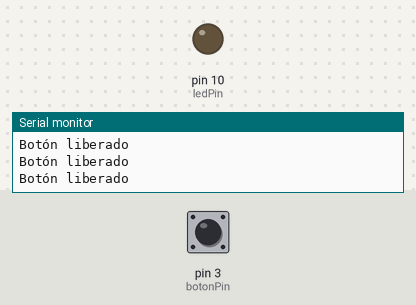
Bench run of a sketch on a simulated Arduino Uno, built with avr-gcc and run on an emulated ATmega328P. Parts: output pins drawn as LEDs (lit = HIGH), the last lines printed to the serial monitor. Dashed ring = blinking. Inputs (shaded band) come from the test bench; at power-on: pin 3 (botonPin) LOW.

Above: at 1.8 s.
1.9 s: pin 3 (botonPin) pulled HIGH for 0.6 s
At 2.9 s:
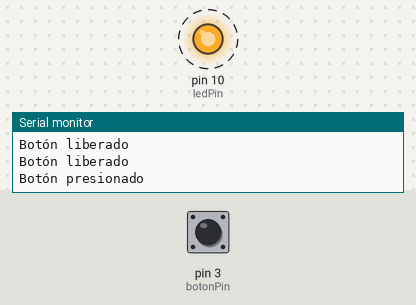
5.5 s: pin 3 (botonPin) pulled HIGH for 1 s
At 5.9 s:
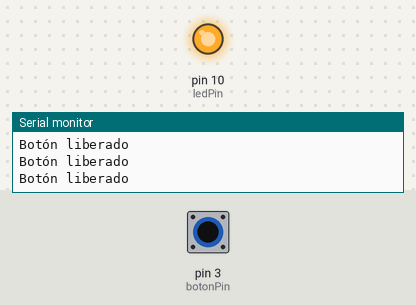
8.0 s: pin 3 (botonPin) pulled HIGH for 3.2 s
At 9.4 s:
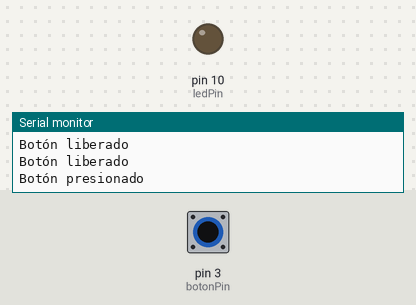
Timing chart, 0 to 19.5 s (numbered marks = the images above; inputs shaded):
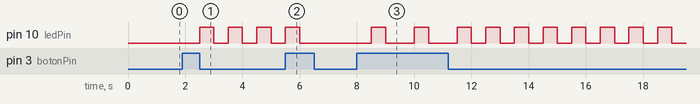

Measured:
- after the input at 1.9 s, pin 10 (ledPin): alternates HIGH for 0.50 s and LOW for 0.50 s, starting after 0.60 s
- after the input at 5.5 s, pin 10 (ledPin): goes on until 6.0 s, then stays LOW
- after the input at 8.0 s, pin 10 (ledPin): goes HIGH 0.50 s, LOW 1.0 s, HIGH 0.50 s, LOW 1.0 s, 7 × (HIGH 0.50 s, LOW 0.50 s), HIGH 0.50 s, then LOW, starting after 0.50 s

The sketch:

blinking_led_and_button.ino
```cpp
const int botonPin = 3;
const int ledPin = 10;
int estadoBoton = 0;
bool system_on=false;
void setup() {
  pinMode(botonPin, INPUT);
  pinMode(ledPin, OUTPUT);
  Serial.begin(9600);
}

void loop() {
  estadoBoton = digitalRead(botonPin);
  delay(500);
  if (estadoBoton == HIGH) {
    Serial.println("Botón presionado");
    system_on=!system_on;
  } else {
    Serial.println("Botón liberado");
  }
  if(system_on){
    digitalWrite(ledPin, HIGH);
    delay(500);
    digitalWrite(ledPin, LOW);
  }
  else{
    digitalWrite(ledPin, LOW);
  }
}
```
